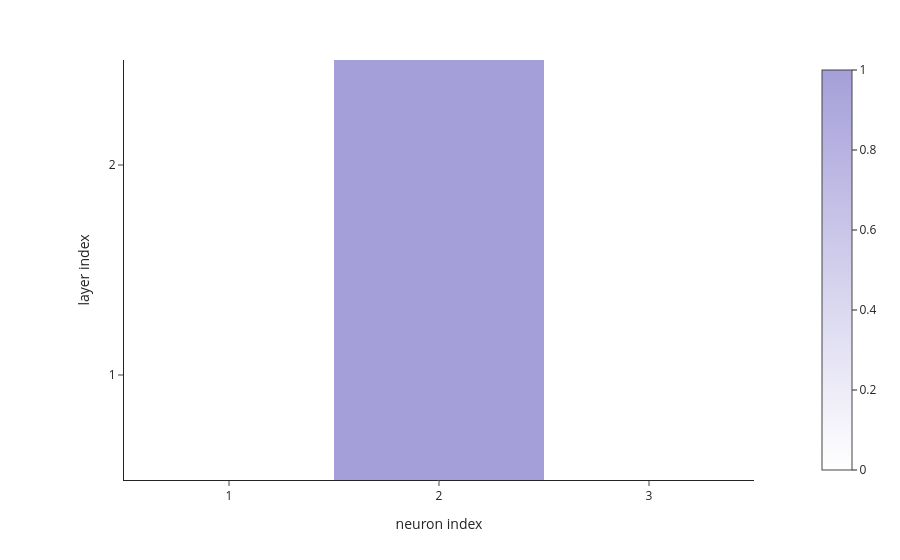

Notebook source saved alongside this figure:
### Code cell
# visualize our results!
import plotly.express as px

fig_a = px.imshow(
    causal_effects,
    x=["1", "2", "3"],
    y=["1", "2"],
    template='simple_white',
    color_continuous_scale=[[0, '#FFFFFF'], [1, "#A59FD9"]]
)

fig_a.update_layout(
    xaxis_title='neuron index',
    yaxis_title='layer index',
    yaxis=dict(autorange='min')
)

fig_a

### Figure 1 — Plotly figure (JSON) as saved in the notebook; plotly's stock layout.template omitted (floating-point values rounded to 4 significant figures)
{"data": [{"coloraxis": "coloraxis", "hovertemplate": "x: %{x}<br>y: %{y}<br>color: %{z}<extra></extra>", "name": "0", "type": "heatmap", "x": ["1", "2", "3"], "xaxis": "x", "y": ["1", "2"], "yaxis": "y", "z": [[0, 1, 0], [0, 1, 0]]}], "layout": {"coloraxis": {"colorscale": [[0, "#FFFFFF"], [1, "#A59FD9"]]}, "margin": {"t": 60}, "xaxis": {"anchor": "y", "constrain": "domain", "domain": [0, 1], "scaleanchor": "y", "title": {"text": "neuron index"}}, "yaxis": {"anchor": "x", "autorange": "min", "constrain": "domain", "domain": [0, 1], "title": {"text": "layer index"}}}}
